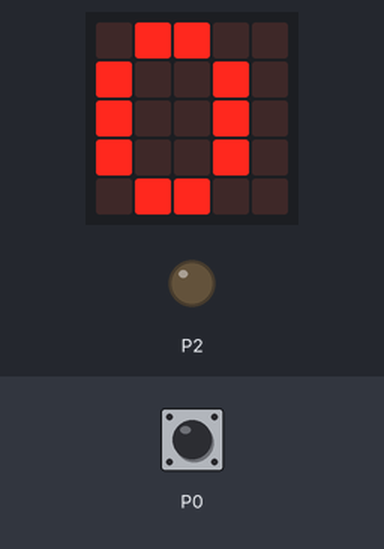
Simulated run of this program. Board: BBC micro:bit (MakeCode). On the bench: the board's 5×5 LED display, output pins drawn as LEDs (lit = HIGH). Dashed ring = blinking. Inputs (shaded band) come from the test bench; at power-on: P0 LOW.

Above: at 2.0 s.
2.1 s: P0 pulled HIGH for 3.2 s
At 3.3 s:
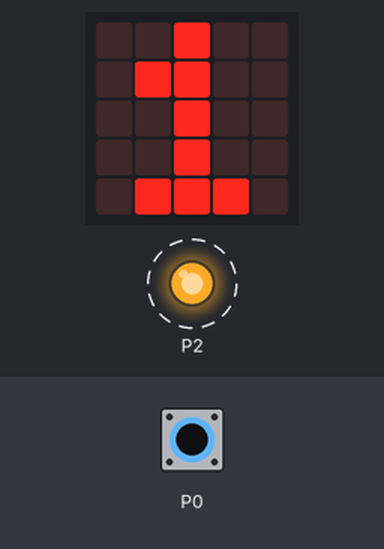
7.1 s: P0 pulled HIGH for 0.15 s
At 8.4 s:
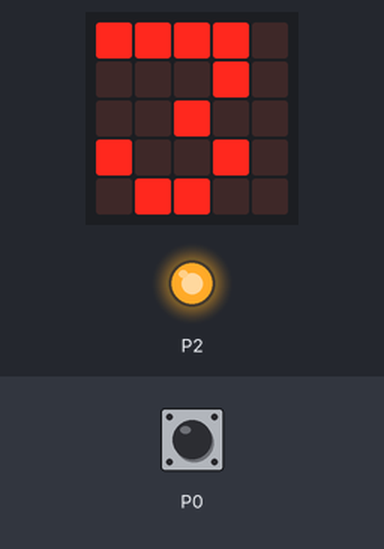
10.2 s: P0 pulled HIGH for 1 s
At 11.6 s:
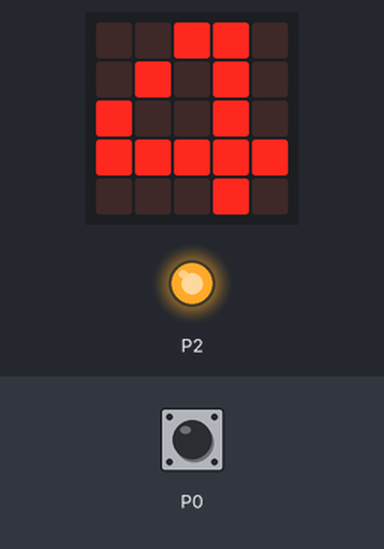
13.4 s: P0 pulled HIGH for 0.15 s
At 14.5 s:
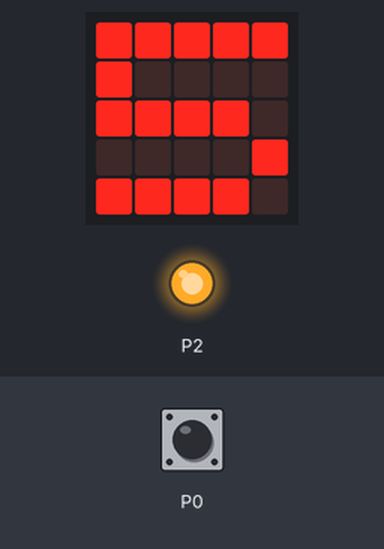
Timing chart, 0 to 16.7 s (numbered marks = the images above; inputs shaded):
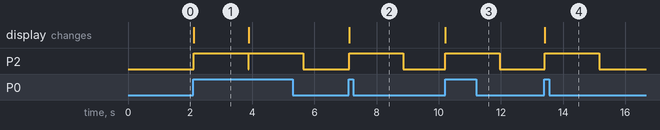

The program:

main.ts
```typescript
let goal = 0
let score = 0
basic.showNumber(score)
basic.pause(100)
basic.forever(function () {
    goal = pins.digitalReadPin(DigitalPin.P0)
    if (goal == 1) {
        score = score + 1
        pins.digitalWritePin(DigitalPin.P2, 1)
        basic.showNumber(score)
        basic.pause(1000)
        pins.digitalWritePin(DigitalPin.P2, 0)
    }
})
```

test.ts
```typescript
// här hamnar tester och detta kompileras inte när det här paketet används som ett tillägg.
```

Measured:
- after the input at 2.1 s, P2: alternates HIGH for 1.8 s and LOW for 0.02 s, starting at once; the display: changes at once (image 1)
- after the input at 7.1 s, P2: LOW → HIGH at once, → LOW 1.8 s later; the display: changes at once (image 2)
- after the input at 10.2 s, P2: LOW → HIGH at once, → LOW 1.8 s later; the display: changes at once (image 3)
- after the input at 13.4 s, P2: LOW → HIGH at once, → LOW 1.8 s later; the display: changes at once (image 4)
- what the display in image 1 shows lasts 1.8 s, from 2.1 s to 3.9 s
